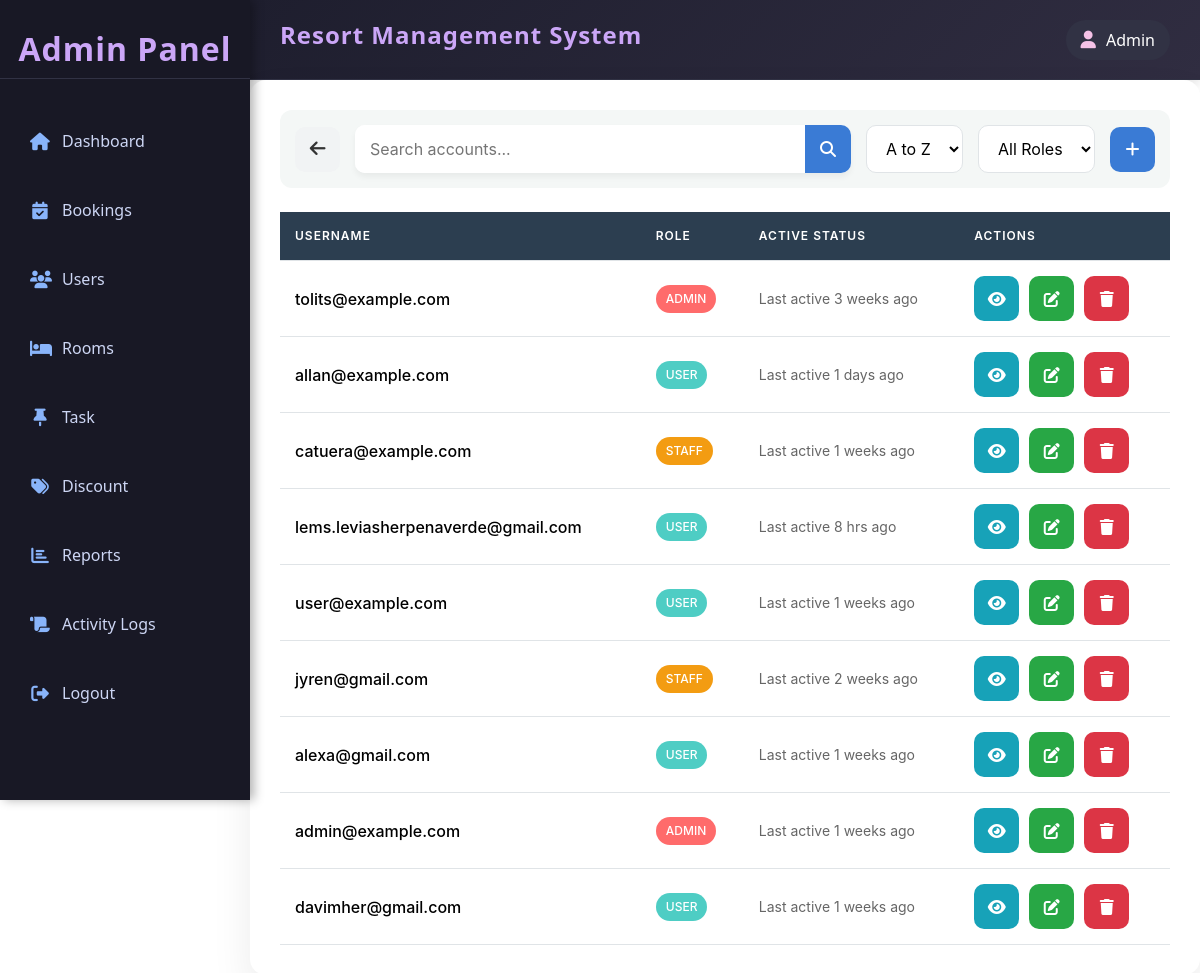
/admin/customer/index.php (signed in), run on the app's committed database.
### tables this page shows
CREATE TABLE IF NOT EXISTS `account` (
  `account_id` int(11) NOT NULL AUTO_INCREMENT,
  `username` varchar(50) NOT NULL,
  `password` varchar(50) NOT NULL,
  `role` enum('user','admin','staff') NOT NULL,
  `last_active` datetime DEFAULT NULL,
  `created_at` timestamp NOT NULL DEFAULT current_timestamp(),
  `updated_at` timestamp NULL DEFAULT NULL,
  `deleted_at` datetime DEFAULT NULL,
  PRIMARY KEY (`account_id`)
);

### admin/customer/index.php (the view, shortened to what this page needs)
<?php
include('../../resources/database/config.php');
include ('../includes/template.php');
function timeAgo($datetime) {
    $timestamp = strtotime($datetime);
    $current_time = time();
    $diff = $current_time - $timestamp;
    if ($diff < 60) {
        return "Last active just now";
    } elseif ($diff < 3600) {
        return "Last active " . floor($diff / 60) . " mins ago";
    } elseif ($diff < 86400) {
        return "Last active " . floor($diff / 3600) . " hrs ago";
    } elseif ($diff < 7 * 86400) {
        return "Last active " . floor($diff / 86400) . " days ago";
    } elseif ($diff < 30 * 86400) {
        return "Last active " . floor($diff / (7 * 86400)) . " weeks ago";
    } elseif ($diff < 365 * 86400) {
        return "Last active " . floor($diff / (30 * 86400)) . " months ago";
    } else {
        return "Last active " . floor($diff / (365 * 86400)) . " years ago";
    }
}
?>
<link rel="stylesheet" href="https://cdnjs.cloudflare.com/ajax/libs/font-awesome/6.4.2/css/all.min.css">
<link rel="stylesheet" href="https://cdn.jsdelivr.net/npm/bootstrap@5.3.0/dist/css/bootstrap.min.css">
</head>
<body>
    <div class="content">
        <?php
        include('filter.php');
        ?>
        <br>
        <table class="account-table">
        <thead>
            <tr>
                <th>Username</th>
                <th>Role</th>
                <th>Active Status</th>
                <th>Actions</th>
            </tr>
        </thead>
        <tbody>
            <?php
            while ($row = mysqli_fetch_assoc($result)) {
                echo "<tr>
                    <td>
                        <div class='user-profile'>
                            <div class='username'>{$row['username']}</div>
                        </div>
                    </td>
                    <td>
                        <span class='role-badge role-{$row['role']}'>{$row['role']}</span>
                    </td>
                    <td>
                        <div class='activity-status'>
                            <span class='last-active-text'>" . timeAgo($row['last_active']) . "</span>
                        </div>
                    </td>
                    <td>
                        <div class='action-buttons'>
                            <a href='view.php?id={$row['account_id']}' class='action-btn view-btn' title='View Details'>
                                <i class='fas fa-eye'></i>
                            </a>
                            <a href='edit.php?id={$row['account_id']}' class='action-btn edit-btn' title='Edit Account'>
                                <i class='fas fa-edit'></i>
                            </a>
                            <button class='action-btn delete-btn' type='button' onclick='openPopup({$row['account_id']})' title='Delete Account'>
                                <i class='fas fa-trash'></i>
                            </button>
                            <div class='popup-overlay' id='popup-{$row['account_id']}' style='color: black; display: none;'>
                                    <form action='delete.php?id={$row['account_id']}' method='post'>
                                        <span class='close-btn' onclick='closePopup({$row['account_id']})'>&times;</span>
                                        <input type='hidden' name='account_id' value='{$row['account_id']}'>
                                        <button type='button' class='form-control cancel-btn' onclick='closePopup({$row['account_id']})'>NO</button>
                                    </form>
                            </div>
                        </div>
                    </td>
                </tr>";
            }
            ?>
        </tbody>
    </table>
    </div>
</body>
</html>

### admin/includes/template.php (style rules this page uses)
body { display: grid; grid-template-columns: 250px 100px 100px auto; grid-template-rows: 80px 100px auto 100px; height: 100vh; margin: 0; font-family: 'Segoe UI', Tahoma, Geneva, Verdana, sans-serif; background: #1E1E2E; color: #E0E0E0; }
.content { grid-column: 2 / 5; grid-row: 2 / 5; width: 100%; padding: 20px; background: #1E1E2E; box-shadow: inset 0 5px 15px rgba(0, 0, 0, 0.1); color: black; }

### admin/customer/index.php (style rules this page uses)
:root { --primary-color: #3a7bd5; --secondary-color: #f4f7f6; --text-color: #333; --border-color: #e0e4e7; --table-header-bg: #2c3e50; --table-row-hover: #f9f9f9; }
.content { font-family: 'Inter', -apple-system, BlinkMacSystemFont, 'Segoe UI', Roboto, sans-serif; background-color: white; border-radius: 16px; box-shadow: 0 20px 40px rgba(0,0,0,0.08); padding: 30px; }
.account-table { background-color: white; width: 100%; border-collapse: separate; border-spacing: 0; }
.account-table thead { background-color: var(--table-header-bg); color: white; }
.account-table th, .account-table td { padding: 15px; text-align: left; border-bottom: 1px solid var(--border-color); }
.account-table th { text-transform: uppercase; font-size: 12px; letter-spacing: 1px; font-weight: 600; }
.user-profile { display: flex; align-items: center; }
.username { font-weight: 500; }
.role-badge { padding: 5px 10px; border-radius: 20px; font-size: 12px; font-weight: 500; text-transform: uppercase; display: inline-block; }
.role-badge.role-admin { background-color: #ff6b6b; color: white; }
.role-badge.role-user { background-color: #4ecdc4; color: white; }
.role-badge.role-staff { background-color: #f39c12; color: white; }
.activity-status { display: flex; align-items: center; }
.last-active-text { font-size: 14px; color: #666; }
.action-buttons { display: flex; gap: 10px; }
.action-btn { display: inline-flex; align-items: center; justify-content: center; width: 35px; height: 35px; border-radius: 8px; transition: all 0.3s ease; text-decoration: none; }
.view-btn { background-color: #17a2b8; color: white; }
.edit-btn { background-color: #28a745; color: white; }
.delete-btn { background-color: #dc3545; color: white; border: none; cursor: pointer; }

### admin/customer/filter.php (style rules this page uses)
:root { --primary-color: #3a7bd5; --secondary-color: #f4f7f6; --text-color: #333; --border-color: #e0e4e7; }
.navigation-btn, .action-btn { display: inline-flex; align-items: center; justify-content: center; width: 45px; height: 45px; border-radius: 10px; transition: all 0.3s ease; text-decoration: none; }

### data on the page
account: username "tolits@example.com", role "ADMIN", last_active "Last active 3 weeks ago"
account: username "allan@example.com", role "USER", last_active "Last active 1 days ago"
account: username "catuera@example.com", role "STAFF", last_active "Last active 1 weeks ago"
account: username "lems.leviasherpenaverde@gmail.com", role "USER", last_active "Last active 8 hrs ago"
account: username "user@example.com", role "USER", last_active "Last active 1 weeks ago"
account: username "jyren@gmail.com", role "STAFF", last_active "Last active 2 weeks ago"
account: username "alexa@gmail.com", role "USER", last_active "Last active 1 weeks ago"
account: username "admin@example.com", role "ADMIN", last_active "Last active 1 weeks ago"
account: username "davimher@gmail.com", role "USER", last_active "Last active 1 weeks ago"
